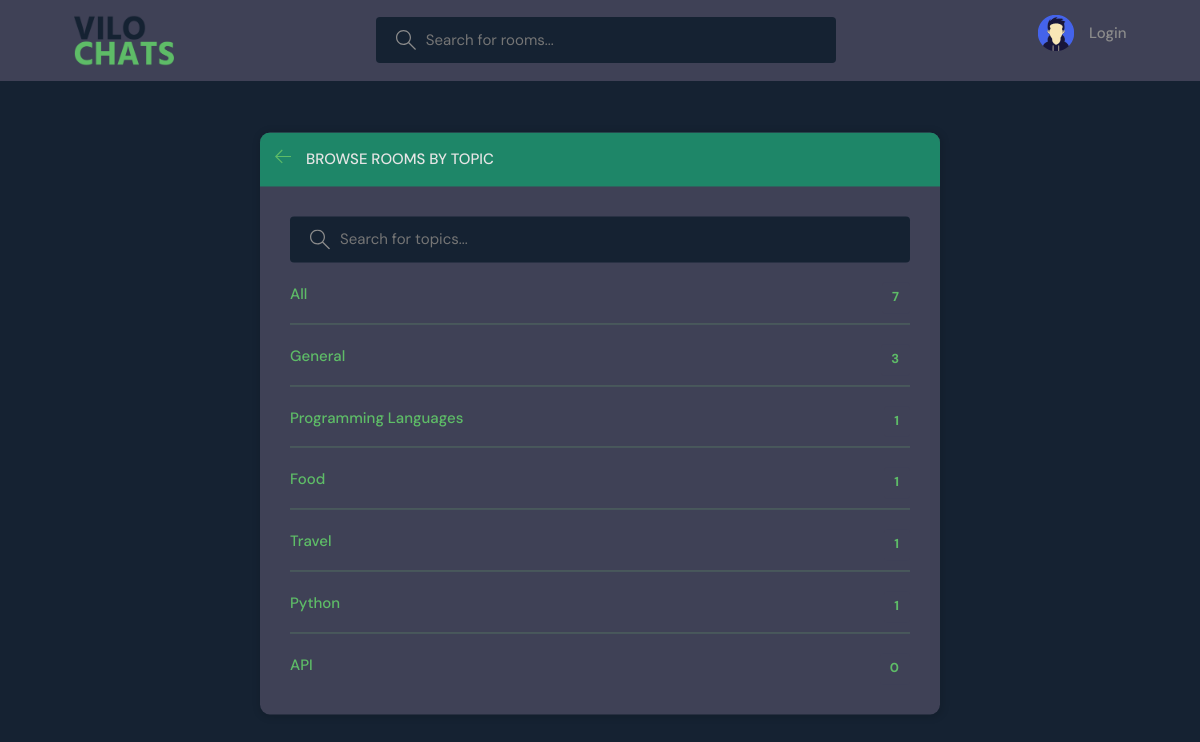
Page /topics/ on the committed database.
### base/models.py (models this page shows, shortened)
class Topic(models.Model):
    name = models.CharField(max_length=200)

### base/views.py (the view)
# urls.py: path('topics/', views.topicsPage, name="topics"),
def topicsPage(request):
    q = None
    if(request.GET.get('q') != None):
        q = request.GET.get('q')
    else:
        q = ''
    topics = Topic.objects.filter(Q(name__icontains=q))
    all_rooms_count = Room.objects.all().count()
    context = {'topics': topics, 'all_rooms': all_rooms_count}
    return render(request, 'base/topics.html', context)

### base/templates/base/topics.html (shortened to what this page needs)
{% extends 'main.html' %} {% block content %}
<main class="create-room layout">
  <div class="container">
    <div class="layout__box">
      <div class="layout__boxHeader">
        <div class="layout__boxTitle">
          <a href="{% url 'home' %}">
            <svg
              version="1.1"
              xmlns="http://www.w3.org/2000/svg"
              width="32"
              height="32"
              viewBox="0 0 32 32"
            >
              <title>arrow-left</title>
              <path
                d="M13.723 2.286l-13.723 13.714 13.719 13.714 1.616-1.611-10.96-10.96h27.625v-2.286h-27.625l10.965-10.965-1.616-1.607z"
              ></path>
            </svg>
          </a>
          <h3>Browse Rooms by Topic</h3>
        </div>
      </div>
      <div class="topics-page layout__body">
        <form class="header__search" method="GET" action="">
          <label>
            <input name="q" placeholder="Search for topics..." />
          </label>
        </form>
        <ul class="topics__list">
          <li>
            <a href="{% url 'home' %}" class="active">
              All <span>{{all_rooms}}</span>
            </a>
          </li>
          {% for topic in topics %}
          <li>
            <a href="{% url 'home' %}?q={{topic.name}}" class="active">
              {{topic.name}} <span>{{topic.room_set.all.count}}</span>
            </a>
          </li>
          {% endfor %}
        </ul>
      </div>
    </div>
  </div>
</main>
{% endblock content %}

### static/styles/main.css (style rules this page uses)
:root { --color-main: #5ebc67; --color-main-light: #e1f6fb; --color-dark: #3f4156; --color-dark-medium: #516e61; --color-dark-light: #1e8668; --color-light: #e5e5e5; --color-gray: #8b8b8b; --color-light-gray: #b2bdbd; --color-bg: #152232; --color-success: #5dd693; --color-error: #fc4b0b; }
* { font-family: "DM Sans", -apple-system, BlinkMacSystemFont, "Segoe UI", Roboto, Oxygen, Ubuntu, Cantarell, "Open Sans", "Helvetica Neue", sans-serif; margin: 0; padding: 0; box-sizing: border-box; text-rendering: optimizeLegibility; font-size: inherit; }
html { font-size: 56.25%; }
@media only screen and (min-width: 1200px) { html { font-size: 62.5%; } }
body { line-height: 1.6; font-weight: 400; font-size: 1.5rem; color: var(--color-light-gray); background-color: var(--color-bg); min-height: 100vh; }
a { display: inline-block; color: var(--color-main); text-decoration: none; }
.container { max-width: 120rem; width: 90%; margin: auto; }
.header__search { flex: 1; display: flex; align-items: center; justify-content: center; }
.header__search > label { background-color: var(--color-bg); padding: 1.3rem 1rem; display: flex; align-items: center; gap: 1rem; border-radius: 4px; }
.header__search svg { fill: var(--color-gray); width: 2rem; height: 2rem; margin-left: 1rem; }
.header__search input { width: 40rem; background: transparent; border: none; outline: none; color: var(--color-light); }
.layout { margin-top: 2.4rem; }
.layout > .container { display: flex; justify-content: space-between; align-items: flex-start; }
.layout__box { width: 90%; max-width: 48rem; min-height: 40rem; position: absolute; top: 50%; left: 50%; transform: translate(-50%, -46%); background-color: var(--color-dark); border-radius: 1rem; box-shadow: 1px 1px 6px 3px rgba(0, 0, 0, 0.1); overflow: hidden; }
.layout__boxHeader { display: flex; padding: 1.5rem; background-color: var(--color-dark-light); }
.layout__boxTitle { display: flex; gap: 1.5rem; align-items: center; }
.layout__boxTitle h3 { text-transform: uppercase; font-weight: 500; color: var(--color-light); }
.layout__boxTitle svg { width: 1.6rem; height: 1.6rem; fill: var(--color-main); }
.layout__body { margin: 3rem; }
.topics__list { list-style: none; }
.topics__list li a { display: flex; justify-content: space-between; margin-bottom: 3rem; font-weight: 500; color: var(--color-light-gray); transition: all 0.3s ease-in-out; }
.topics__list li a.active, .topics__list li a:hover { color: var(--color-main); }
.topics__list li a span { padding: 0.5rem 1rem; background-color: var(--color-dark); border-radius: 3px; font-size: 1.3rem; font-weight: 700; letter-spacing: 1px; }
.topics-page .topics__list li:not(:last-child) a { margin: 2rem 0; padding-bottom: 1rem; text-decoration: none; border-bottom: 1px solid var(--color-dark-medium); }
.topics-page .header__search { display: block; }
.create-room.layout .layout__box { max-width: 68rem; }

### rows in the picture
Topic: name "General", room_set.all.count "3"
Topic: name "Programming Languages", room_set.all.count "1"
Topic: name "Food", room_set.all.count "1"
Topic: name "Travel", room_set.all.count "1"
Topic: name "Python", room_set.all.count "1"
Topic: name "API", room_set.all.count "0"

### other values in the picture
{{ all_rooms }} "7"
